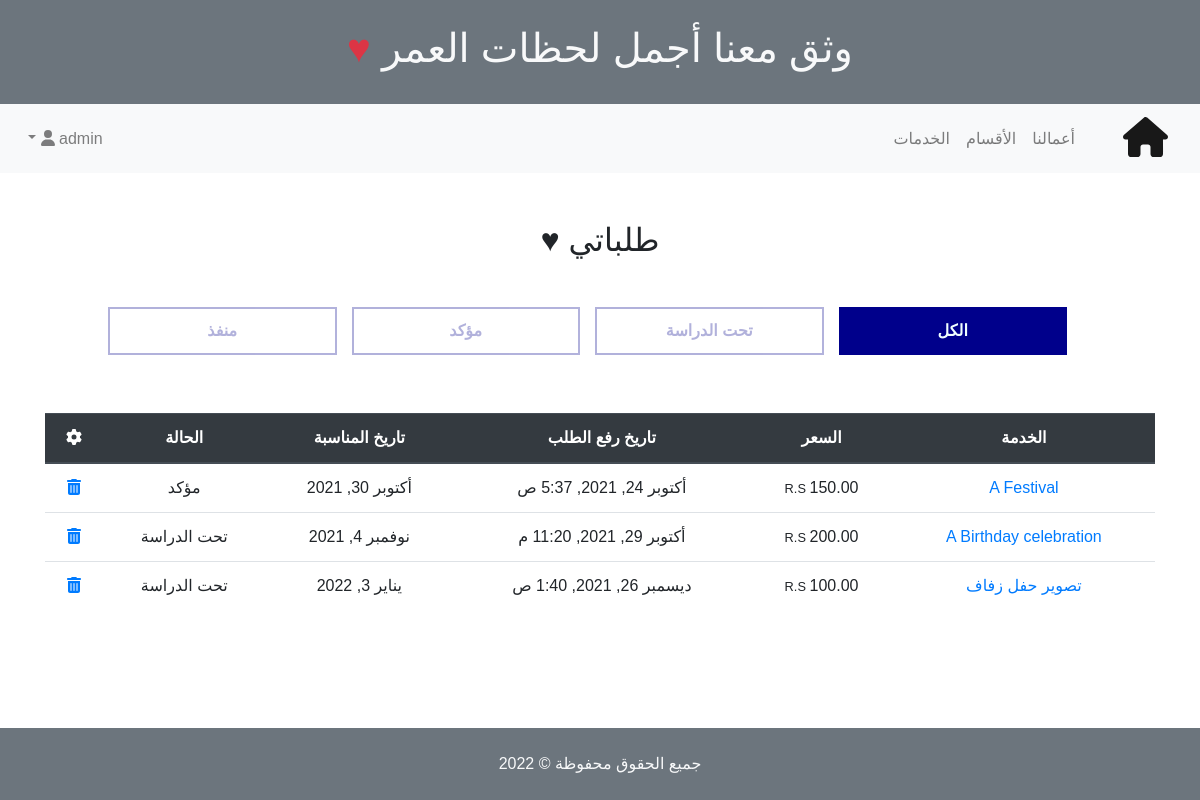
The page /cart/ (signed in) on the database as committed earlier.
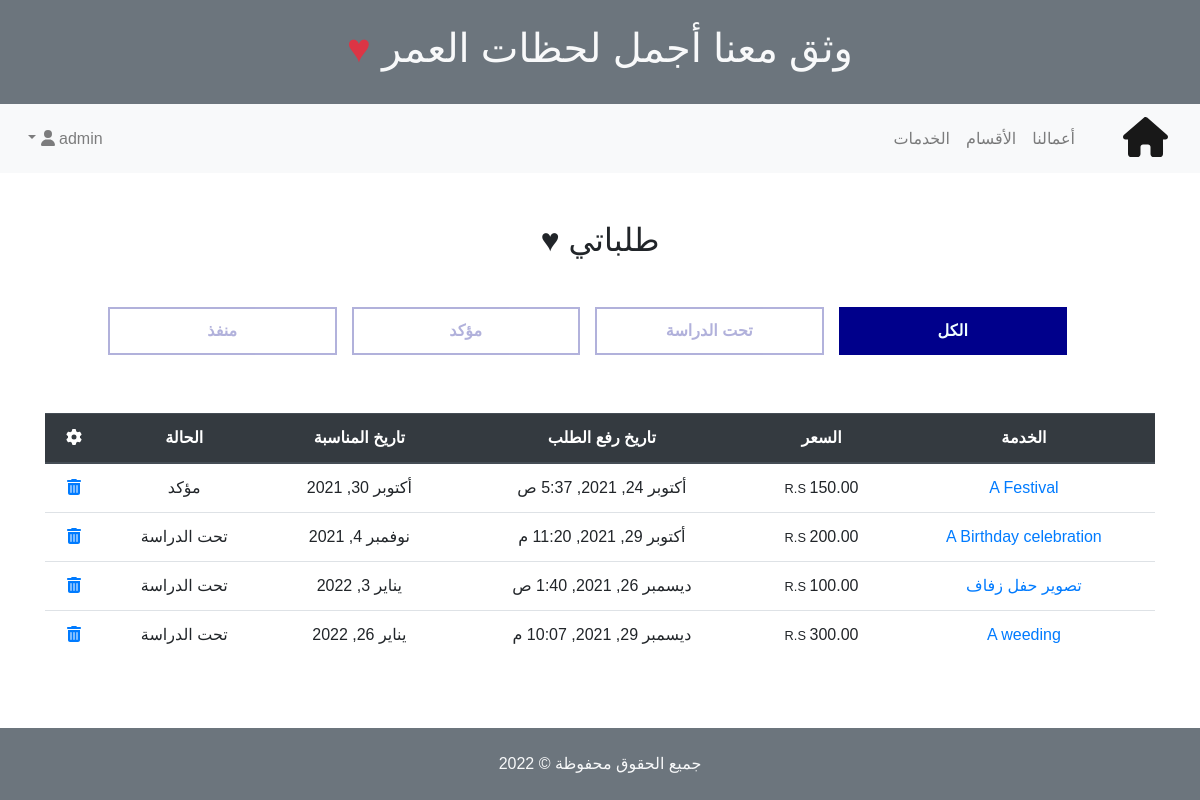
The same page on the database as committed later.
### order/models.py (models this page shows, shortened)
class Order(models.Model):
    order_user = models.ForeignKey(User, verbose_name=_("المسخدم"), related_name="user", on_delete=models.CASCADE)
    order_service = models.ForeignKey("service.Service", verbose_name=_("الخدمة"), related_name="service", on_delete=models.CASCADE)
    order_status = models.CharField(verbose_name = _("الحالة"), max_length=15, choices=ORDER_STATUS, default="1")
    order_date_service = models.DateField(verbose_name= _("تاريخ المناسبة"), auto_now=False, auto_now_add=False, blank=True)
    order_date_request = models.DateTimeField(verbose_name= _("تاريخ الطلب"), auto_now_add=True)
    class Meta:
        verbose_name = _("طلب")
        verbose_name_plural = _("الطلبات")

### service/models.py (models this page shows, shortened)
class Service(models.Model):
    service_name = models.CharField(max_length=250, verbose_name=_("الاسم"))
    service_description = models.TextField(verbose_name=_("الوصف"))
    service_price = models.DecimalField(verbose_name=_("السعر"), max_digits=5, decimal_places=2)
    service_category = models.ForeignKey("Category", verbose_name=_("القسم"), on_delete=models.CASCADE)
    service_image = models.ImageField(upload_to="service/", verbose_name=_("الصورة"), blank=True, null=True)
    service_slug = models.SlugField(verbose_name = _("الرابط"), blank=True, null=True)
    class Meta:
        verbose_name = _("خدمة")
        verbose_name_plural = _("الخدمات")
    def __str__(self):
        return self.service_name

### order/views.py (the view)
# urls.py: path('', views.orders_list, name='order_list'),
@login_required(login_url='/accounts/login/')
def orders_list(request):
    total_price = 0
    try:
        orders = Order.objects.filter(order_user = request.user)
        total_price = sum([order.order_service.service_price for order in orders])
    except Exception as e:
        orders = False
    return render(request, 'order/index.html', {
        'orders'        : orders,
        'total_price'   : total_price,
        'status'        : dict(ORDER_STATUS).items()})

### home/context_processors.py (called while the page is built)
def base_processors(request):
    categories = Category.objects.all()
    if request.user.is_authenticated:
        user_profile = Profile.objects.get(user = request.user).user_slug
    else:
        user_profile = {}
    return {
        'profile_slug':user_profile,
        'categories':categories,
    }

### order/templates/order/index.html
{% extends 'base.html' %}
{% block content %}
<div class="container">
    <section class="orders text-center mt-5">
        <header class="mb-5">
            <h2>طلباتي &hearts;</h2>
            <ul class="list-unstyled row text-center m-5 status">
                <li data-class="all" class="col-md active">الكل</li>
                {% for k,v in status %}
                <li data-class=".status_{{k}}" class="col-md">
                    {{v}}
                </li>
                {% endfor %}
            </ul>
        </header>
        {% if not orders %}
        <p>لم تقم بأي طلب حتى الآن.!! <a href="{% url 'services:services_list' %}">تصفح خدماتنا</a></p>
        {% else %}
        <table class="table table-hover">
            <thead class="thead-dark">
                <th>الخدمة</th>
                <th>السعر</th>
                <th>تاريخ رفع الطلب</th>
                <th>تاريخ المناسبة</th>
                <th>الحالة</th>
                <th><i class="fas fa-cog"></i></th>
            </thead>
            <tbody>
                {% for order in orders %}
                <tr class="status_{{order.order_status}}">
                    <td>
                        <a target="_blank" href="{% url 'services:services_list' %}">{{order.order_service}}</a>
                    </td>
                    <td>
                        <small>R.S </small>{{order.order_service.service_price}}
                    </td>
                    <td>{{order.order_date_request}}</td>
                    <td>{{order.order_date_service}}</td>
                    <td>
                        {{order.get_order_status_display}}
                    </td>
                    <td>
                        <a title="حذف الطلب" href="{% url 'orders:delete_order' order.id %}">
                            <i class="fas fa-trash-alt"></i>
                        </a>
                    </td>
                </tr>
                {% endfor %}
            </tbody>
        </table>
        {% endif %}
    </section>
</div>
{% endblock content %}

### templates/base.html (shortened to what this page needs)
{% load static %}
<!DOCTYPE html>
<html lang="ar">
<head>
    <link rel="stylesheet" href="{% static 'css/bootstrap.min.css' %}">
    <link rel="stylesheet" href="{% static 'css/fontawesome.min.css' %}">
    <link rel="stylesheet" href="{% static 'css/solid.min.css' %}">
    <link rel="stylesheet" href="{% static 'css/brands.min.css' %}">
    <link rel="stylesheet" href="{% static 'css/owl.carousel.min.css' %}">
    <link rel="stylesheet" href="{% static 'css/owl.theme.default.min.css' %}">
    <link rel="stylesheet" href="{% static 'css/myfont.css' %}">
    <link rel="stylesheet" href="{% static 'css/app.css' %}">
</head>
<body class="{% block BodyClass %} main-body {% endblock %}">
    {% block upper-navbar %}
    <header class="upper-navbar p-4 bg-secondary text-center text-light">
        <h1>
            وثق معنا أجمل لحظات العمر <span class="text-danger">&hearts;</span>
        </h1>
    </header>
    {% endblock upper-navbar %}
    {% block main-navbar %}
    <nav class="navbar navbar-expand-lg navbar-light bg-light">
        <a class="navbar-brand" href="/">
            <i class="fa fa-home fa-2x"></i>
        </a>
        <div class="collapse navbar-collapse" id="navbarSupportedContent">
            <ul class="navbar-nav ml-auto">
                <li class="nav-item">
                    <a class="nav-link" href="/portfolio">
                        أعمالنا <span class="sr-only">(current)</span>
                    </a>
                </li>
                <li class="nav-item">
                    <a class="nav-link" href="/categories">الأقسام</a>
                </li>
                <li class="nav-item">
                    <a class="nav-link" href="/services">الخدمات</a>
                </li>
            </ul>
            <ul class="navbar-nav mr-auto">
                {% if user.is_authenticated %}
                <li class="nav-item dropdown">
                    <a class="nav-link dropdown-toggle" href="#" id="navbarDropdown" role="button"
                        data-toggle="dropdown" aria-haspopup="true" aria-expanded="false">
                        {{user.username}} <i class="fas fa-user"></i>
                    </a>
                </li>
                {% endif %}
            </ul>
        </div>
    </nav>
    {% endblock main-navbar %}
    {% block content %}
    {% endblock content %}
    {% block main-footer %}
    <footer class="main-footer p-4 bg-secondary text-center text-light">
        جميع الحقوق محفوظة &copy; <script>document.write(new Date().getFullYear())</script>
    </footer>
    {% endblock main-footer %}
</body>
</html>

### static/css/app.css (style rules this page uses)
*,html,body { direction: rtl !important; font-family: 'El Messiri', sans-serif !important; -webkit-box-sizing: border-box; -o-box-sizing: border-box; -moz-box-sizing: border-box; box-sizing: border-box; outline: 0; }
body.main-body { position: relative; min-height: 100vh; padding-bottom: 100px; }
.orders ul.status li, .services ul.categories li, .portfolio ul.categories li { padding: 10px 20px; margin-bottom: 10px; color:darkblue; border: 2px solid darkblue; margin-left:15px; cursor: pointer; font-weight: bold; opacity: 0.3; -webkit-transition: all 0.5s ease-in-out; -moz-transition: all 0.5s ease-in-out; -o-transition: all 0.5s ease-in-out; transition: all 0.5s ease-in-out; }
.orders ul.status li.active, .orders ul.status li:hover, .services ul.categories li.active, .services ul.categories li:hover, .portfolio ul.categories li.active, .portfolio ul.categories li:hover { background-color: darkblue; color:azure; opacity: 1; }
.main-footer { position: absolute; bottom: 0; width: 100%; }

Rows that differ between the two databases and show on the page:
added Order: order_service "A weeding", order_service.service_price "300.00", order_date_request "ديسمبر 29, 2021, 10:07 م", order_date_service "يناير 26, 2022", order_status "تحت الدراسة"
